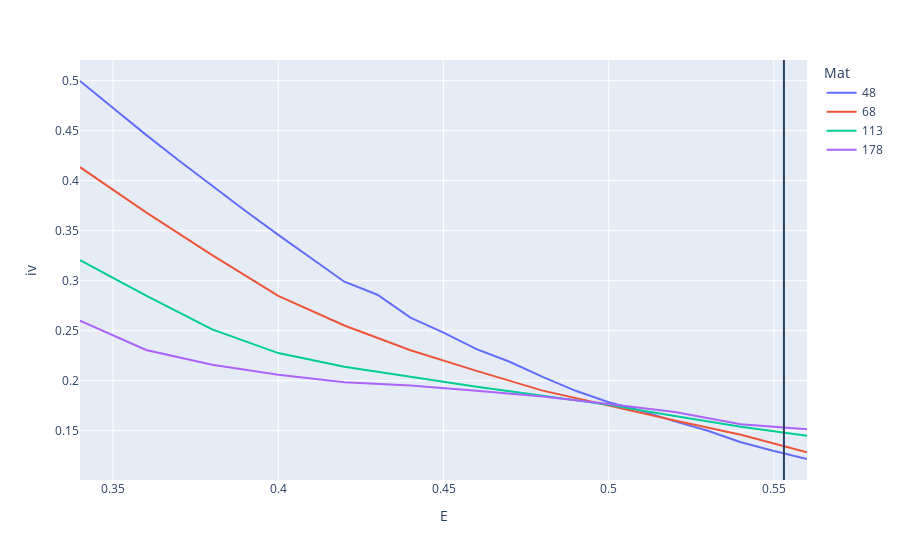

The code cell stored with this chart in its notebook:
### Code cell
# IV - strike, trying to replicate volatility smile but probably would need further OTM calls
chosen_data = all_data[(all_data['date'] == '2010-04-14') & (all_data['Mat'].isin([48,68,113,178]))]

fig = px.line(chosen_data, y='iv', x='E', color='Mat')
fig.add_vline(x=chosen_data['S'].values[0])
fig.show()

### Figure 1 — Plotly figure (JSON) as saved in the notebook; plotly's stock layout.template omitted (floating-point values rounded to 4 significant figures)
{"data": [{"hovertemplate": "Mat=48<br>E=%{x}<br>iv=%{y}<extra></extra>", "legendgroup": "48", "line": {"color": "#636efa", "dash": "solid"}, "marker": {"symbol": "circle"}, "mode": "lines", "name": "48", "orientation": "v", "showlegend": true, "type": "scatter", "x": [0.34, 0.35, 0.36, 0.37, 0.38, 0.39, 0.4, 0.41, 0.42, 0.43, 0.44, 0.45, 0.46, 0.47, 0.48, 0.49, 0.5, 0.51, 0.52, 0.53, 0.54, 0.55, 0.56], "xaxis": "x", "y": [0.4997, 0.4725, 0.4459, 0.42, 0.3947, 0.37, 0.3458, 0.3222, 0.299, 0.286, 0.2631, 0.248, 0.2315, 0.2189, 0.2038, 0.1899, 0.1784, 0.1698, 0.1593, 0.1499, 0.1384, 0.1297, 0.1217], "yaxis": "y"}, {"hovertemplate": "Mat=68<br>E=%{x}<br>iv=%{y}<extra></extra>", "legendgroup": "68", "line": {"color": "#EF553B", "dash": "solid"}, "marker": {"symbol": "circle"}, "mode": "lines", "name": "68", "orientation": "v", "showlegend": true, "type": "scatter", "x": [0.34, 0.36, 0.38, 0.4, 0.42, 0.44, 0.46, 0.48, 0.5, 0.52, 0.54, 0.56], "xaxis": "x", "y": [0.4135, 0.3684, 0.3256, 0.2848, 0.2552, 0.2304, 0.2098, 0.1901, 0.1752, 0.1601, 0.146, 0.1284], "yaxis": "y"}, {"hovertemplate": "Mat=113<br>E=%{x}<br>iv=%{y}<extra></extra>", "legendgroup": "113", "line": {"color": "#00cc96", "dash": "solid"}, "marker": {"symbol": "circle"}, "mode": "lines", "name": "113", "orientation": "v", "showlegend": true, "type": "scatter", "x": [0.34, 0.36, 0.38, 0.4, 0.42, 0.44, 0.46, 0.48, 0.5, 0.52, 0.54, 0.56], "xaxis": "x", "y": [0.3206, 0.285, 0.2513, 0.2276, 0.2139, 0.204, 0.1941, 0.185, 0.1758, 0.1646, 0.1539, 0.1449], "yaxis": "y"}, {"hovertemplate": "Mat=178<br>E=%{x}<br>iv=%{y}<extra></extra>", "legendgroup": "178", "line": {"color": "#ab63fa", "dash": "solid"}, "marker": {"symbol": "circle"}, "mode": "lines", "name": "178", "orientation": "v", "showlegend": true, "type": "scatter", "x": [0.34, 0.36, 0.38, 0.4, 0.42, 0.44, 0.46, 0.48, 0.5, 0.52, 0.54, 0.56], "xaxis": "x", "y": [0.2601, 0.2308, 0.2159, 0.206, 0.1984, 0.1952, 0.19, 0.1841, 0.1767, 0.1688, 0.1566, 0.1516], "yaxis": "y"}], "layout": {"legend": {"title": {"text": "Mat"}, "tracegroupgap": 0}, "margin": {"t": 60}, "shapes": [{"type": "line", "x0": 0.553, "x1": 0.553, "xref": "x", "y0": 0, "y1": 1, "yref": "y domain"}], "xaxis": {"anchor": "y", "domain": [0, 1], "title": {"text": "E"}}, "yaxis": {"anchor": "x", "domain": [0, 1], "title": {"text": "iv"}}}}
